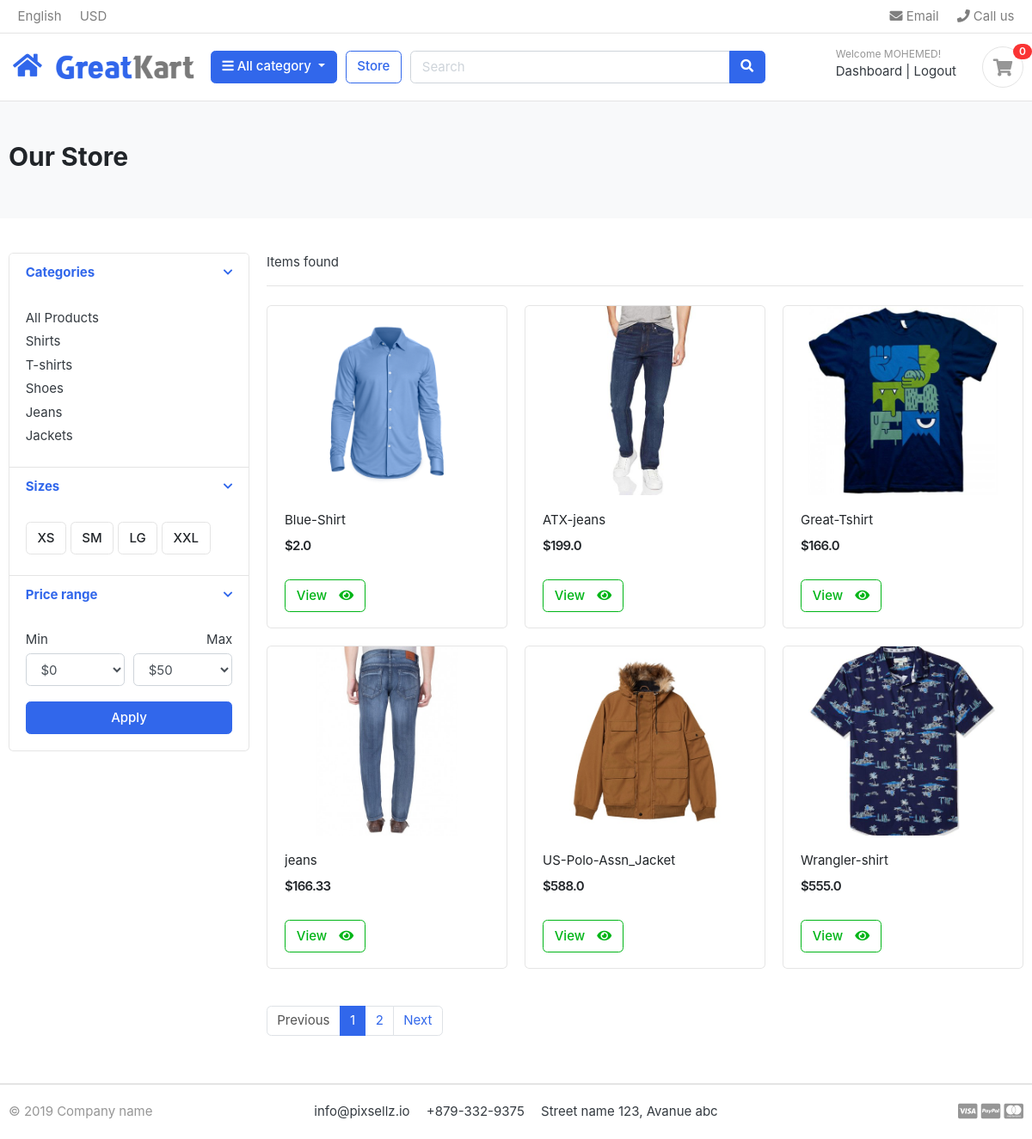
Screenshot of /store/ (signed in) with the database file from the repository.
### accounts/models.py (models this page shows, shortened)
class Account(AbstractBaseUser):
    first_name = models.CharField(max_length=50)
    last_name = models.CharField(max_length=50)
    username = models.CharField(max_length=50 , unique= True)
    email = models.EmailField(max_length=100 , unique=True)
    phone_number = models.CharField(max_length=50)
    date_joined = models.DateTimeField(auto_now= True)
    last_login = models.DateTimeField(auto_now= True)
    is_admin = models.BooleanField(default=False)
    is_staff = models.BooleanField(default=False)
    is_active = models.BooleanField(default=False)
    is_superadmin = models.BooleanField(default=False)
    USERNAME_FIELD = 'email'
    REQUIRED_FIELDS = ['username','first_name','last_name']
    objects = MyAccountManager()

### category/models.py (models this page shows, shortened)
class Category(models.Model):
    category_name = models.CharField(max_length=50 , unique= True)
    slug = models.SlugField(max_length=100 , unique=True)
    description = models.TextField(max_length=255, blank= True)
    cat_image = models.ImageField(upload_to='photos/categories',blank= True)
    class Meta:
        verbose_name = 'category'
        verbose_name_plural = 'categories'
    def get_url(self):
        return reverse('product_by_category' , args=[self.slug])

### store/models.py (models this page shows, shortened)
class Product(models.Model):
    product_name = models.CharField(max_length=100,unique=True)
    slug         = models.SlugField(max_length=100,unique=True)
    description  = models.TextField(max_length=255,blank=True)
    price        = models.FloatField()
    pro_image    = models.ImageField(upload_to='photos/product')
    stock        = models.IntegerField()
    is_available = models.BooleanField(default=True)
    category     = models.ForeignKey(Category , on_delete=models.CASCADE)
    created_date = models.DateTimeField(auto_now_add= True)
    modified_date = models.DateTimeField(auto_now= True)
    def get_url(self):
        return reverse("product_details", args=[self.category.slug , self.slug,])

### store/views.py (the view)
# urls.py: path('store/' , include('store.urls')),
def store(request , category_slug = None):
    categories = None
    products = None
    if category_slug != None:
        categories = get_object_or_404(Category,slug=category_slug)
        products = Product.objects.filter(category = categories , is_available = True)
        paginator = Paginator(products , 1)
        page = request.GET.get('page')
        paged_products = paginator.get_page(page)
        products_count = products.count()
    else:
        products = Product.objects.all().filter(is_available = True).order_by('id')
        paginator = Paginator(products ,6)
        page = request.GET.get('page')
        paged_products = paginator.get_page(page)
        products_count = products.count()
    context = {
                'products' : paged_products ,
                'count'    : products_count,
              }
    return render(request , 'store/store.html' , context)

### carts/context_processors.py (called while the page is built)
def cart_items(request):
    total_cart_items = 0
    if "admin" in request.path :
        return {}
    else:
        try:
            cart = Cart.objects.filter(cart_id = _cart_id(request))
            cart_items = CartItem.objects.filter(cart = cart[:1])
            for cart_item in cart_items:
                total_cart_items += cart_item.quantity
        except Cart.DoesNotExist:
            total_cart_items = 0
    return dict(total_cart_items=total_cart_items)

### carts/views.py (called while the page is built)
def _cart_id(request):
    cart = request.session.session_key
    if not cart:
        cart = request.session.create()
    return cart

### category/context_processors.py (called while the page is built)
def menu_links(request):
    links = Category.objects.all()
    return dict(links=links)

### templates/store/store.html (shortened to what this page needs)
{% extends 'base.html' %}
{% load static %}
{% block content %}
  <body>
       {% if products %}
    <section class="section-pagetop bg">
      <div class="container">
        {% if 'search' in request.path %}
         <h2 class="title-page">Search Result</h2>
        {% else %}
         <h2 class="title-page">Our Store</h2>
        {% endif %}
      </div>
    </section>
    <section class="section-content padding-y">
      <div class="container">
        <div class="row">
          <aside class="col-md-3">
            <div class="card">
              <article class="filter-group">
                <header class="card-header">
                  <a href="#" data-toggle="collapse" data-target="#collapse_1" aria-expanded="true" class="">
                    <i class="icon-control fa fa-chevron-down"></i>
                    <h6 class="title">Categories</h6>
                  </a>
                </header>
                <div class="filter-content collapse show" id="collapse_1" style="">
                  <div class="card-body">
                    <ul class="list-menu">
                      <li>
                        <a href="{% url 'store' %}">All Products</a>
                      </li>
                      {% for category in links %}
                        <li>
                          <a href="{{ category.get_url }}">{{ category.category_name }}</a>
                        </li>
                      {% endfor %}
                    </ul>
                  </div>
                </div>
              </article>
              <article class="filter-group">
                <header class="card-header">
                  <a href="#" data-toggle="collapse" data-target="#collapse_4" aria-expanded="true" class="">
                    <i class="icon-control fa fa-chevron-down"></i>
                    <h6 class="title">Sizes</h6>
                  </a>
                </header>
                <div class="filter-content collapse show" id="collapse_4" style="">
                  <div class="card-body">
                    <label class="checkbox-btn">
                      <span class="btn btn-light">XS</span>
                    </label>
                    <label class="checkbox-btn">
                      <span class="btn btn-light">SM</span>
                    </label>
                    <label class="checkbox-btn">
                      <span class="btn btn-light">LG</span>
                    </label>
                    <label class="checkbox-btn">
                      <span class="btn btn-light">XXL</span>
                    </label>
                  </div>
                </div>
              </article>
              <article class="filter-group">
                <header class="card-header">
                  <a href="#" data-toggle="collapse" data-target="#collapse_3" aria-expanded="true" class="">
                    <i class="icon-control fa fa-chevron-down"></i>
                    <h6 class="title">Price range</h6>
                  </a>
                </header>
                <div class="filter-content collapse show" id="collapse_3" style="">
                  <div class="card-body">
                    <div class="form-row">
                      <div class="form-group col-md-6">
                        <label>Min</label>
                        <select class="mr-2 form-control">
                          <option value="0">$0</option>
                        </select>
                      </div>
                      <div class="form-group text-right col-md-6">
                        <label>Max</label>
                        <select class="mr-2 form-control">
                          <option value="50">$50</option>
                        </select>
                      </div>
                    </div>
                    <button class="btn btn-block btn-primary">Apply</button>
                  </div>
                </div>
              </article>
            </div>
          </aside>
          <main class="col-md-9">
            <header class="border-bottom mb-4 pb-3">
              <div class="form-inline">
                <span class="mr-md-auto"><b>{{ products.count }}</b> Items found</span>
              </div>
            </header>
            <div class="row">
              {% for product in products %}
              <a href="{{ product.get_url }}">
                <div class="col-md-4">
                  <figure class="card card-product-grid">
                    <div class="img-wrap">
                      <a href="{{ product.get_url }}"><img src="{{ product.pro_image.url }}" /></a>
                    </div>
                    <figcaption class="info-wrap">
                      <div class="fix-height">
                        <a href="{{ product.get_url }}" class="title">{{ product.product_name }}</a>
                        <div class="price-wrap mt-2">
                          <span class="price">${{ product.price }}</span>
                        </div>
                      </div>
	                        <a href="{{product.get_url}}" class="btn  btn-outline-success"> <span class="text">View</span> <i class="fas fa-eye"></i>  </a>
                    </figcaption>
                  </figure>
                   </a>
                </div>
              {% endfor %}
            {% else %}
                <div >
                  <h2 class = 'text-center mt-5 mb-5'>No Results Found</h2>
                </div>
              {% endif %}
            <nav class="mt-4" aria-label="Page navigation sample">
              {% if products.has_other_pages %}
              <ul class="pagination">
                {% if products.has_previous %}
                   <li class="page-item ">
                     <a class="page-link" href="?page={{products.previous_page_number}}">Previous</a>
                    </li>
                {% else %}
                   <li class="page-item disabled ">
                    <a class="page-link" href="#">Previous</a>
                   </li>
                {% endif %}
                {% for i in products.paginator.page_range  %}
                    {% if products.number == i  %}
                       <li class="page-item active">
                         <a class="page-link" href="#">{{i}}</a>
                       </li>
                    {% else %}
                       <li class="page-item ">
                        <a class="page-link" href="?page={{i}}">{{i}}</a>
                       </li>
                    {% endif %}
                {% endfor %}
                {% if products.has_next %}
                   <li class="page-item">
                      <a class="page-link" href="?page={{products.next_page_number}}">Next</a>
                   </li>
                {% else %}
                  <li class="page-item disabled">
                    <a class="page-link" href="#">Next</a>
                  </li>
                {% endif %}
              </ul>
              {% endif %}
            </nav>
    </section>
  </body>
{% endblock %}

### templates/includes/navbar.html (shortened to what this page needs)
{% load static %}
<header class="section-header">
<nav class="navbar p-md-0 navbar-expand-sm navbar-light border-bottom">
<div class="container">
  <div class="collapse navbar-collapse" id="navbarTop4">
    <ul class="navbar-nav mr-auto">
    	<li class="nav-item dropdown">
		 	<a href="#" class="nav-link">   English </a>
		</li>
		<li class="nav-item dropdown">
			<a href="#" class="nav-link"> USD </a>
		</li>
    </ul>
    <ul class="navbar-nav">
		<li><a href="#" class="nav-link"> <i class="fa fa-envelope"></i> Email </a></li>
		<li><a href="#" class="nav-link"> <i class="fa fa-phone"></i> Call us </a></li>
	</ul>
  </div>
</div>
</nav>
<section class="header-main border-bottom">
	<div class="container">
<div class="row align-items-center">
	    <div class="me-3 mx-3 ">
        <a href="{% url 'home' %}">
            <i class="fa fa-home fa-2x"></i>
        </a>
    </div>
    <div>
        <a href="{% url 'home' %}" class="brand-wrap">
            <img class="logo" src="{% static 'images/logo.png' %}" alt="Logo" style="height:40px;">
        </a>
    </div>
	<div class="col-lg col-sm col-md col-6 flex-grow-0">
		<div class="category-wrap dropdown d-inline-block float-right">
			<button type="button" class="btn btn-primary dropdown-toggle" data-toggle="dropdown">
				<i class="fa fa-bars"></i> All category
			</button>
		</div>
	</div>
	<a href="{% url "store" %}" class="btn btn-outline-primary">Store</a>
	<div class="col-lg  col-md-6 col-sm-12 col">
		<form action="{% url "search" %}" class="search">
			<div class="input-group w-100">
			    <input type="text" class="form-control" style="width:60%;" placeholder="Search" name ='keyword'>
			    <div class="input-group-append">
			      <button class="btn btn-primary" type="submit">
			        <i class="fa fa-search"></i>
			      </button>
			    </div>
		    </div>
		</form>
	</div>
	<div class="col-lg-3 col-sm-6 col-8 order-2 order-lg-3">
				<div class="d-flex justify-content-end mb-3 mb-lg-0">
					{% if user.id is None %}
					<div class="widget-header">
						<small class="title text-muted">Welcome guest!</small>
						<div>
							<a href="{% url "login" %}">Sign in</a> <span class="dark-transp"> | </span>
							<a href="{% url "register" %}"> Register</a>
						</div>
					</div>
					{% else %}
					<div class="widget-header">
						<small class="title text-muted">Welcome {{user.first_name}}!</small>
						<div>
							<a href="{% url "dashboard" %}">Dashboard</a> <span class="dark-transp"> | </span>
							<a href="{% url "logout" %}"> Logout</a>
						</div>
					</div>
					{% endif %}
					<a href="{% url "cart" %}" class="widget-header pl-3 ml-3">
						<div class="icon icon-sm rounded-circle border"><i class="fa fa-shopping-cart"></i></div>
						<span class="badge badge-pill badge-danger notify">{{total_cart_items}}</span>
					</a>
				</div>
			</div>
</div>
	</div>
</section>
</header>

### static/css/ui.css (style rules this page uses)
html { font-family: "Inter", sans-serif; font-size: 15px; }
.img-wrap { text-align: center; display: block; }
.img-wrap img { max-width: 100%; }
.price-wrap { letter-spacing: -0.7px; }
.icon-xs, .icon-sm, .icon-md, .icon-lg { display: inline-block; text-align: center; flex-shrink: 0; flex-grow: 0; }
.icon-sm { width: 48px; height: 48px; line-height: 48px !important; font-size: 20px; }
.padding-y { padding-top: 40px; padding-bottom: 40px; }
figure { margin-bottom: 0; }
article:after, .form-group:after { display: block; clear: both; content: ""; }
.bg { background-color: #f8f9fa; }
.title-page { color: #212529; }
.header-main { position: relative; padding-top: 1rem; padding-bottom: 1rem; }
.brand-wrap .logo, .navbar-brand .logo { margin-right: 7px; max-height: 42px; display: inline-block; }
.widget-header { display: inline-block; vertical-align: middle; position: relative; }
.widget-header a { color: #343a40; }
.widget-header i { color: #969696; }
.widget-header .title { display: block; }
.widget-header .notify { position: absolute; top: -3px; right: -10px; }
.btn-light { background-color: #fff; border-color: #e4e4e4; }
.btn .text + i { margin-left: 10px; }
[class*=list-] li:after { visibility: hidden; display: block; content: ""; overflow: hidden; height: 0; clear: both; }
.list-menu { list-style: none; margin: 0; padding-left: 0; }
.list-menu li { margin-bottom: 5px; }
.list-menu a { color: #343a40; }
[class*=card-product] a.title { color: #212529; display: block; }
[class*=card-product] .img-wrap { overflow: hidden; position: relative; }
[class*=card-product] .img-wrap img { height: 100%; max-width: 100%; width: auto; display: inline-block; -o-object-fit: cover; object-fit: cover; }
.card-product-grid { margin-bottom: 20px; }
.card-product-grid .img-wrap { border-radius: 0.2rem 0.2rem 0 0; height: 220px; }
.card-product-grid .info-wrap { overflow: hidden; padding: 18px 20px; }
.card-product-grid .fix-height { height: 80px; overflow: hidden; }
.card .img-wrap { overflow: hidden; }
.notify { position: absolute; top: -4px; right: -10px; display: inline-block; padding: 0.25em 0.6em; font-size: 12px; line-height: 1; text-align: center; border-radius: 3rem; color: #fff; background-color: #fa3434; }
.price { font-weight: 600; color: #212529; }
.icon-control { margin-top: 5px; float: right; font-size: 80%; }
.card-header .title { margin-bottom: 0; line-height: 1.5; }
.filter-group { border-bottom: 1px solid #e4e4e4; }
.filter-group .card-header { border-bottom: 0; }
.filter-group:last-child { border-bottom: 0; }
.checkbox-btn { position: relative; }
.section-pagetop { padding: 45px 0; }

### rows the page displays
Account: first_name "MOHEMED"
Category: category_name "Shirts"
Category: category_name "T-shirts"
Category: category_name "Shoes"
Category: category_name "Jeans"
Category: category_name "Jackets"
Product: pro_image (picture), product_name "Blue-Shirt", price "2.0"
Product: pro_image (picture), product_name "ATX-jeans", price "199.0"
Product: pro_image (picture), product_name "Great-Tshirt", price "166.0"
Product: pro_image (picture), product_name "jeans", price "166.33"
Product: pro_image (picture), product_name "US-Polo-Assn_Jacket", price "588.0"
Product: pro_image (picture), product_name "Wrangler-shirt", price "555.0"

### other values shown
{{ total_cart_items }} "0"
{{ i }} "1"
{{ i }} "2"
